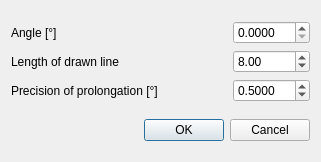
<?xml version="1.0" encoding="UTF-8"?>
<ui version="4.0">
 <class>PlaceOrientation</class>
 <widget class="QDialog" name="PlaceOrientation">
  <property name="geometry">
   <rect>
    <x>0</x>
    <y>0</y>
    <width>321</width>
    <height>162</height>
   </rect>
  </property>
  <property name="windowTitle">
   <string>Place orientation</string>
  </property>
  <layout class="QGridLayout" name="gridLayout">
   <item row="4" column="0" colspan="3">
    <widget class="QLabel" name="label_4">
     <property name="enabled">
      <bool>true</bool>
     </property>
     <property name="text">
      <string>Precision of prolongation [°]</string>
     </property>
    </widget>
   </item>
   <item row="7" column="0">
    <spacer name="verticalSpacer_2">
     <property name="orientation">
      <enum>Qt::Vertical</enum>
     </property>
     <property name="sizeHint" stdset="0">
      <size>
       <width>20</width>
       <height>40</height>
      </size>
     </property>
    </spacer>
   </item>
   <item row="6" column="0" colspan="5">
    <widget class="QDialogButtonBox" name="buttonBox">
     <property name="orientation">
      <enum>Qt::Horizontal</enum>
     </property>
     <property name="standardButtons">
      <set>QDialogButtonBox::Cancel|QDialogButtonBox::Ok</set>
     </property>
    </widget>
   </item>
   <item row="4" column="3">
    <spacer name="horizontalSpacer_2">
     <property name="orientation">
      <enum>Qt::Horizontal</enum>
     </property>
     <property name="sizeHint" stdset="0">
      <size>
       <width>40</width>
       <height>20</height>
      </size>
     </property>
    </spacer>
   </item>
   <item row="3" column="0">
    <widget class="QLabel" name="label_8">
     <property name="text">
      <string>Length of drawn line</string>
     </property>
    </widget>
   </item>
   <item row="5" column="3">
    <spacer name="verticalSpacer">
     <property name="orientation">
      <enum>Qt::Vertical</enum>
     </property>
     <property name="sizeHint" stdset="0">
      <size>
       <width>20</width>
       <height>40</height>
      </size>
     </property>
    </spacer>
   </item>
   <item row="0" column="1">
    <spacer name="verticalSpacer_3">
     <property name="orientation">
      <enum>Qt::Vertical</enum>
     </property>
     <property name="sizeHint" stdset="0">
      <size>
       <width>20</width>
       <height>40</height>
      </size>
     </property>
    </spacer>
   </item>
   <item row="4" column="4">
    <widget class="QDoubleSpinBox" name="precision">
     <property name="enabled">
      <bool>true</bool>
     </property>
     <property name="decimals">
      <number>4</number>
     </property>
     <property name="maximum">
      <double>10.000000000000000</double>
     </property>
     <property name="singleStep">
      <double>0.050000000000000</double>
     </property>
     <property name="value">
      <double>0.500000000000000</double>
     </property>
    </widget>
   </item>
   <item row="1" column="0">
    <widget class="QLabel" name="label">
     <property name="text">
      <string>Angle [°]</string>
     </property>
    </widget>
   </item>
   <item row="3" column="4">
    <widget class="QDoubleSpinBox" name="length">
     <property name="decimals">
      <number>2</number>
     </property>
     <property name="maximum">
      <double>10000.000000000000000</double>
     </property>
     <property name="value">
      <double>8.000000000000000</double>
     </property>
    </widget>
   </item>
   <item row="1" column="4">
    <widget class="QDoubleSpinBox" name="observation">
     <property name="decimals">
      <number>4</number>
     </property>
     <property name="maximum">
      <double>360.000000000000000</double>
     </property>
    </widget>
   </item>
  </layout>
 </widget>
 <resources/>
 <connections>
  <connection>
   <sender>buttonBox</sender>
   <signal>accepted()</signal>
   <receiver>PlaceOrientation</receiver>
   <slot>accept()</slot>
   <hints>
    <hint type="sourcelabel">
     <x>248</x>
     <y>254</y>
    </hint>
    <hint type="destinationlabel">
     <x>157</x>
     <y>274</y>
    </hint>
   </hints>
  </connection>
  <connection>
   <sender>buttonBox</sender>
   <signal>rejected()</signal>
   <receiver>PlaceOrientation</receiver>
   <slot>reject()</slot>
   <hints>
    <hint type="sourcelabel">
     <x>316</x>
     <y>260</y>
    </hint>
    <hint type="destinationlabel">
     <x>286</x>
     <y>274</y>
    </hint>
   </hints>
  </connection>
 </connections>
</ui>
